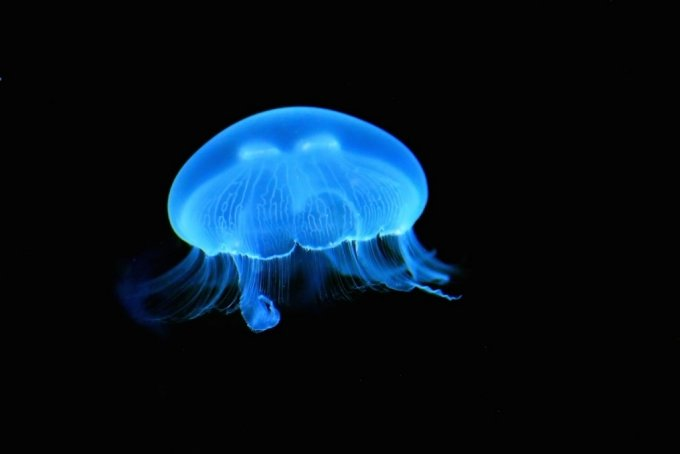
#> input picture gaze_direction/jellyfish.jpeg, 680 x 454 px, found by its file name
$ python get_gaze_direction.py
#> lines starting #> are read from the running program, lines starting #| are printed output that depends on the picture; long printed decimals are rounded
import numpy as np
import math
import matplotlib.pyplot as plt
import cv2

def get_gaze_direction(a_vector, b_vector, target_vector, img_width, img_height):

    # the midpoint between two points
    middle_x = (a_vector[0]+b_vector[0])/2
    middle_y = (a_vector[1]+b_vector[1])/2

    x = np.array(range(0, img_width))

    gradient = (middle_y-target_vector[1])/(middle_x-target_vector[0])

    # coordinates tangent to the axis
    if target_vector[0]-middle_x < 0:
        y_value = '{}*({}-{})+{}'.format(gradient,0,int(target_vector[0]),int(target_vector[1]))
        if eval(y_value)>=img_height:
            x_value = '(({}-{})/{})+{}'.format(img_height,int(target_vector[1]),gradient,int(target_vector[0]))
            plt.scatter(eval(x_value), img_height, edgecolor='yellow')
            print('(x, y) = ({}, {})'.format(eval(x_value), img_height))
        elif eval(y_value)<0:
            x_value = '(({}-{})/{})+{}'.format(0,int(target_vector[1]),gradient,int(target_vector[0]))
            plt.scatter(eval(x_value), 0, edgecolor='yellow')
            print('(x, y) = ({}, {})'.format(eval(x_value), 0))
        else:
            plt.scatter(0,eval(y_value), edgecolor='yellow')
            print('(x, y) = ({}, {})'.format(0, eval(y_value)))

    if target_vector[0]-middle_x > 0:
        x_value = '(({}-{})/{})+{}'.format(img_height,int(target_vector[1]),gradient,int(target_vector[0]))
        plt.scatter(eval(x_value), img_height, edgecolor='purple')
        print('(x, y) = ({}, {})'.format((eval(x_value), img_height)))
        if eval(x_value)>=img_width:
            y_value = '{}*({}-{})+{}'.format(gradient,img_width,int(target_vector[0]),int(target_vector[1]))
            plt.scatter(img_width,eval(y_value), edgecolor='purple')
            print('(x, y) = ({}, {})'.format(img_width,eval(y_value)))

def gaze_direction_visualization(a_vector, b_vector, target_vector, img_width, img_height):

    # set image size
    x_size = [0, img_width]
    y_size = [0, img_height]

    # plot points
    plt.figure(figsize=(100,100))
    plt.xlim(0, img_width)
    plt.ylim(0, img_height)
    plt.xticks(ticks=np.arange(0, img_width, step=30))
    plt.yticks(ticks=np.arange(0, img_height, step=30))

    # draw dots
    plt.scatter(a_vector[0], a_vector[1], edgecolor='blue')
    plt.scatter(b_vector[0], b_vector[1], edgecolor='green')
    plt.scatter(target_vector[0], target_vector[1], edgecolor='red')

    # the midpoint between two points
    middle_x = (a_vector[0]+b_vector[0])/2
    middle_y = (a_vector[1]+b_vector[1])/2


    x = np.array(range(0, img_width))

    draw_a = [a_vector[0], b_vector[0]]
    draw_b = [a_vector[1], b_vector[1]]
    gradient = (middle_y-target_vector[1])/(middle_x-target_vector[0])
    equation = '{}*(x-{})+{}'.format(gradient,int(target_vector[0]),int(target_vector[1]))

    # coordinates tangent to the axis
    if target_vector[0]-middle_x < 0:
        y_value = '{}*({}-{})+{}'.format(gradient,0,int(target_vector[0]),int(target_vector[1]))
        if eval(y_value)>=img_height:
            x_value = '(({}-{})/{})+{}'.format(img_height,int(target_vector[1]),gradient,int(target_vector[0]))
            plt.scatter(eval(x_value), img_height, edgecolor='yellow')
            print('(x, y) = ({}, {})'.format(eval(x_value), img_height))
        elif eval(y_value)<0:
            x_value = '(({}-{})/{})+{}'.format(0,int(target_vector[1]),gradient,int(target_vector[0]))
            plt.scatter(eval(x_value), 0, edgecolor='yellow')
            print('(x, y) = ({}, {})'.format(eval(x_value), 0))
        else:
            plt.scatter(0,eval(y_value), edgecolor='yellow')
            print('(x, y) = ({}, {})'.format(0, eval(y_value)))

    if target_vector[0]-middle_x > 0:
        x_value = '(({}-{})/{})+{}'.format(img_height,int(target_vector[1]),gradient,int(target_vector[0]))
        plt.scatter(eval(x_value), img_height, edgecolor='purple')
        print('(x, y) = ({}, {})'.format((eval(x_value), img_height)))
        if eval(x_value)>=img_width:
            y_value = '{}*({}-{})+{}'.format(gradient,img_width,int(target_vector[0]),int(target_vector[1]))
            plt.scatter(img_width,eval(y_value), edgecolor='purple')
            print('(x, y) = ({}, {})'.format(img_width,eval(y_value)))

    # made plot
    plt.plot(x, eval(equation), label='y={}'.format(equation))
    plt.plot(draw_a, draw_b)
    plt.arrow(middle_x,middle_y, target_vector[0] - middle_x, target_vector[1]- middle_y, head_width = 10, head_length = 10, color = 'red')

    plt.axhline(0, color='gray', alpha = 0.3)
    plt.axvline(0, color='gray', alpha = 0.3)
    plt.title("Vector")
    plt.grid()
    plt.show()

    return target_vector[0] - middle_x, target_vector[1] - middle_y # value of vector

if __name__ == "__main__":

    path = '/home/addd/Desktop/jellyfish.jpeg'
    img = cv2.imread(path)
#> img is the input picture: shape (454, 680, 3); mean B, G, R 32.7, 20.9, 6.6
    img_height, img_width, img_channel = img.shape
#> img_height = 454; img_width = 680; img_channel = 3

    # set vector
    a_vector = [300, 200]
    b_vector = [120, 320]
    target_vector = [40, 40]

    gaze_direction_visualization(a_vector,b_vector,target_vector, img_width, img_height)
#> in gaze_direction_visualization, `plt.show()`:
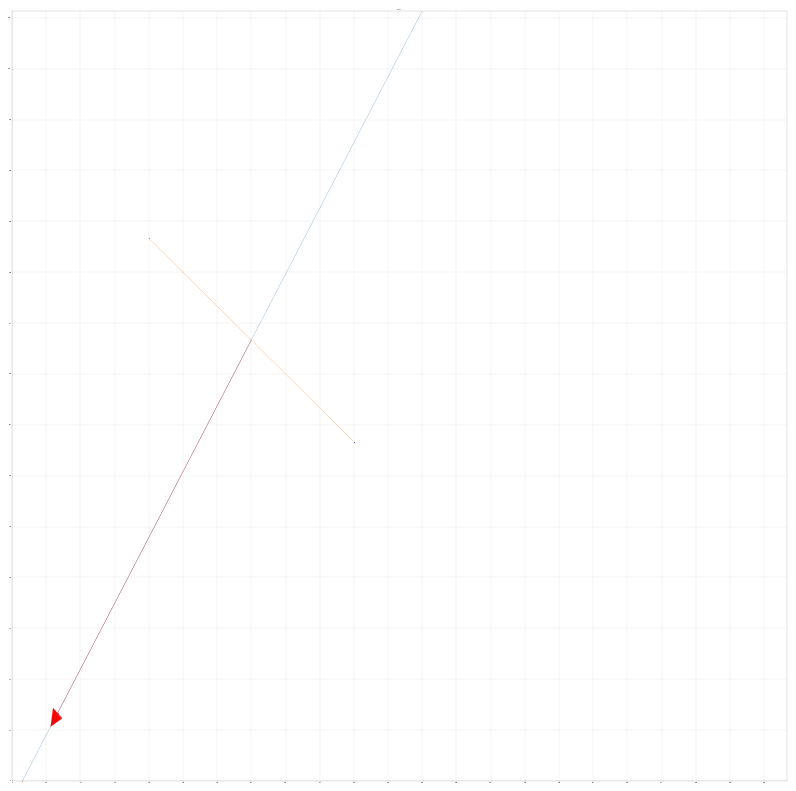
#> figure drawn by matplotlib, 1 panel; curve peaks at x = 679, y = 866.9
    get_gaze_direction(a_vector, b_vector, target_vector, img_width, img_height)
#| (x, y) = (9.091, 0)
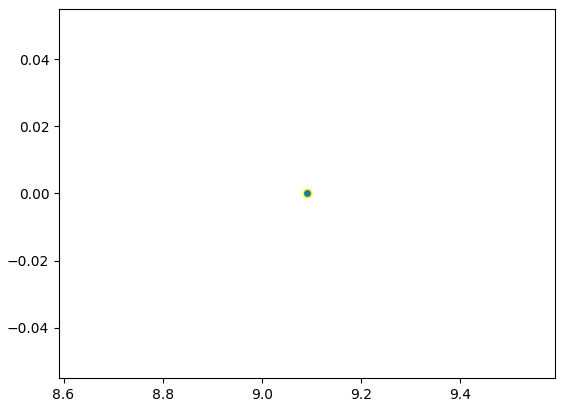
#> figure drawn by matplotlib, 1 panel
